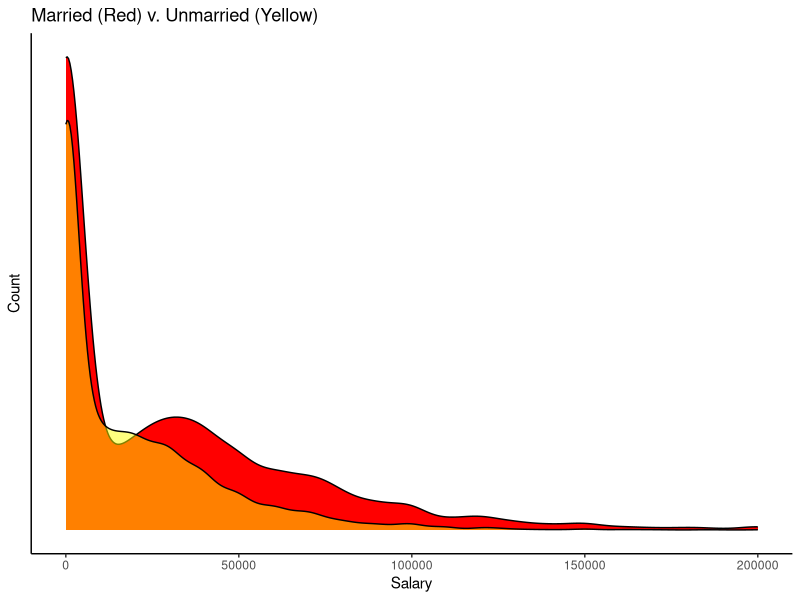
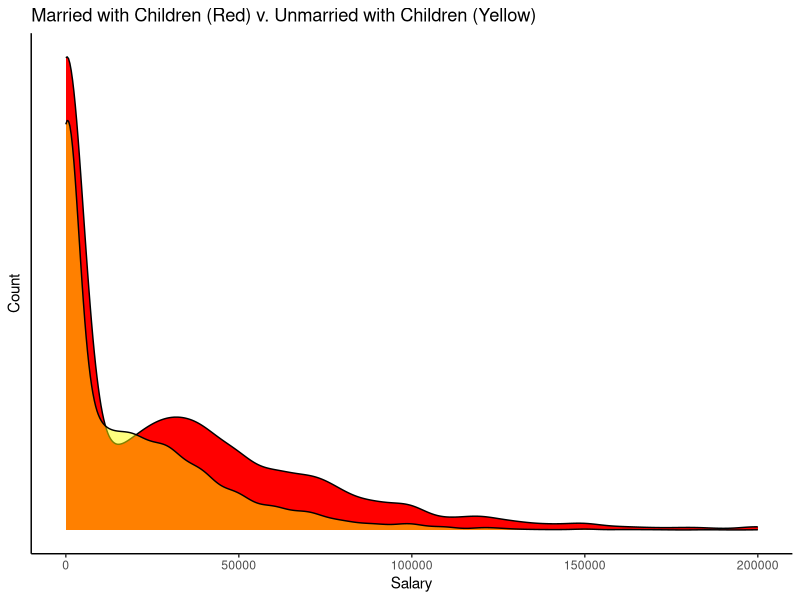

The R script that drew these images, in order:
## ---- chunk 1
knitr::opts_chunk$set(echo = TRUE)
## ---- chunk 2
data<-read.csv("assignment1.csv")
refined<-subset(data, maritalstatus=="Never married or under 15 years old" | maritalstatus=="Married", select=c(maritalstatus, salary, children))
re<-subset(refined, salary >= 0)
head(re, 10)
range<-range(re$salary)
median<-median(re$salary)
print(range)
print(median)
married<-subset(re, maritalstatus =="Married")
marriedrange<-range(married$salary)
marriedmedian<-median(married$salary)
print(marriedrange)
print(marriedmedian)
unmarried<-subset(re, maritalstatus =="Never married or under 15 years old")
unmarriedrange<-range(unmarried$salary)
unmarriedmedian<-median(unmarried$salary)
print(unmarriedrange)
print(unmarriedmedian)
## ---- chunk 3
library(ggplot2)
theme_set(theme_classic())
options(scipen = 999)
# Plot
general<-ggplot(married, aes(x = salary)) +
geom_density(aes(y = stat(count)), fill = "red") +
  geom_density(data=unmarried, aes(y=stat(count)), fill = "yellow", alpha=.5) +
  xlim(0, 200000) +
  labs(title="Married (Red) v. Unmarried (Yellow)", 
         x="Salary",
         y="Count")+
  theme(axis.text.y = element_blank(),
        axis.ticks.y = element_blank())
general
mwchildren<-subset(married, children >= 1)
uwchildren<-subset(unmarried, children >= 1)
withchildren<-ggplot(mwchildren, aes(x = salary)) +
geom_density(aes(y = stat(count)), fill = "red") +
  geom_density(data=uwchildren, aes(y=stat(count)), fill = "yellow", alpha=.5) +
  xlim(0, 200000) +
  labs(title="Married with Children (Red) v. Unmarried with Children (Yellow)", 
         x="Salary",
         y="Count")+
  theme(axis.text.y = element_blank(),
        axis.ticks.y = element_blank())
withchildren
## ---- chunk 4
withchildren<-subset(re, children >= 1)
difference1<-t.test(withchildren$salary ~ withchildren$maritalstatus == "Married" , 
                    data = withchildren )
difference1
## ---- chunk 5
regression<-lm(formula = salary ~ maritalstatus, data = withchildren)
summary(regression)
